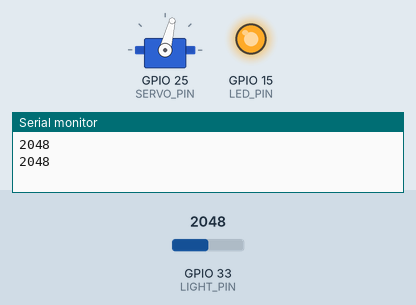
This sketch was run on a simulated ESP32. Parts: servo, output pins drawn as LEDs (lit = HIGH), the last lines printed to the serial monitor. The inputs (shaded band) are chosen by the test bench; at power-on: GPIO 33 (LIGHT_PIN) = 2048.

Above: at 4.4 s.
4.5 s: GPIO 33 (LIGHT_PIN) set to 1850
At 4.65 s:
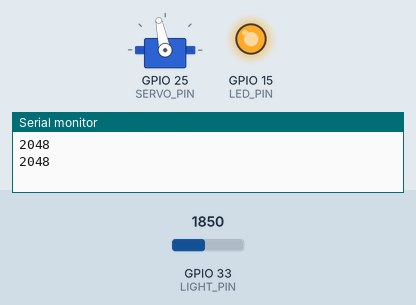
10.5 s: GPIO 33 (LIGHT_PIN) set to 1731
At 10.65 s:
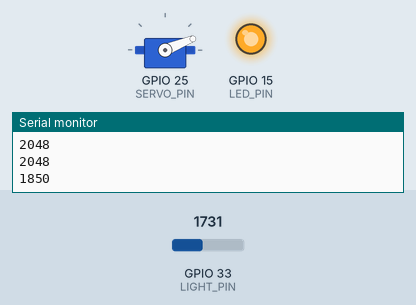
At 11.6 s:
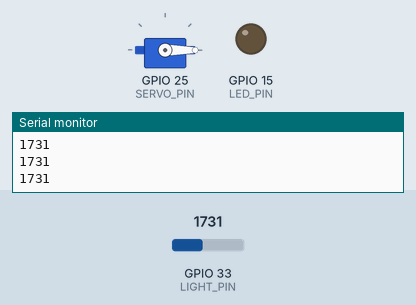
Timing chart, 0 to 13.5 s (numbered marks = the images above; inputs shaded):
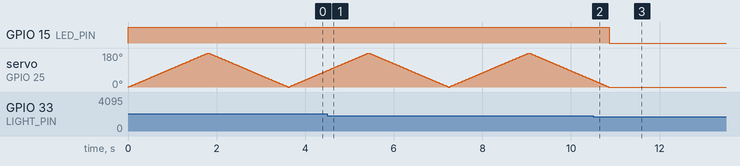

The sketch:

lightsensing.ino
```cpp
/*
  LILYGO LED & Pushbutton Example
  Pushbutton on 2
  LED on 15 with 220Ω resistor
*/
#include <ESP32Servo.h>
#define LED_PIN 15
#define LIGHT_PIN 33
#define SERVO_PIN 25

int lightVal;   // light reading
Servo spinner; // servo

void setup() {
  Serial.begin(9600);
  pinMode(LED_PIN, OUTPUT);
  spinner.attach(SERVO_PIN);
}

void loop() {
  lightVal = analogRead(LIGHT_PIN); // read the current light levels
  Serial.println(lightVal);

  if(lightVal < 1800) {  //box is closed
    digitalWrite(LED_PIN, LOW);
  }
  else { // box is open
    digitalWrite(LED_PIN, HIGH);

    for (int deg = 0; deg <= 180; deg+= 1) {
      spinner.write(deg);
      delay(10);
    }

    for (int deg = 180; deg >= 0; deg -= 1) {
      spinner.write(deg);
      delay(10);
    }
  }

}
```

Measured:
- the behaviour switches between 1800 and 1799 on GPIO 33 (LIGHT_PIN) (found by bisection; images 1 and 2)
- after the input at 10.5 s, GPIO 15 (LED_PIN): HIGH → LOW after 0.36 s; servo on GPIO 25 (SERVO_PIN): goes on until 10.9 s, then stays 0°
